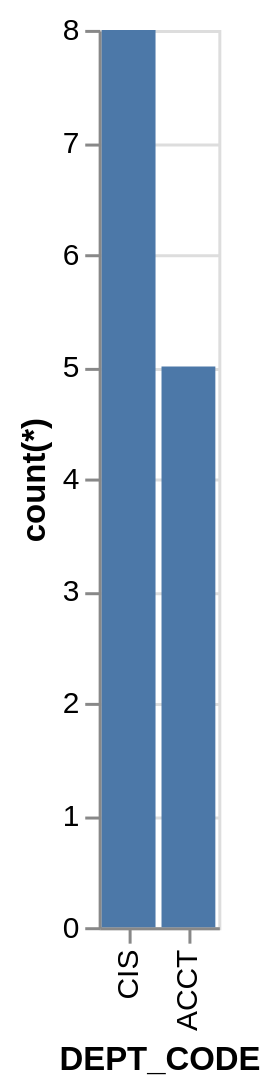

Here is the Vega-Lite specification saved for this chart:
### Vega-Lite specification from a JSON file in a GitHub repository (floating-point values rounded to 4 significant figures)
{"data": {"values": [{"x_data": "CIS", "y_data": 8}, {"x_data": "ACCT", "y_data": 5}]}, "mark": "bar", "encoding": {"x": {"field": "x_data", "type": "nominal", "title": "DEPT_CODE", "sort": "descending"}, "y": {"field": "y_data", "type": "quantitative", "title": "count(*)"}}}
